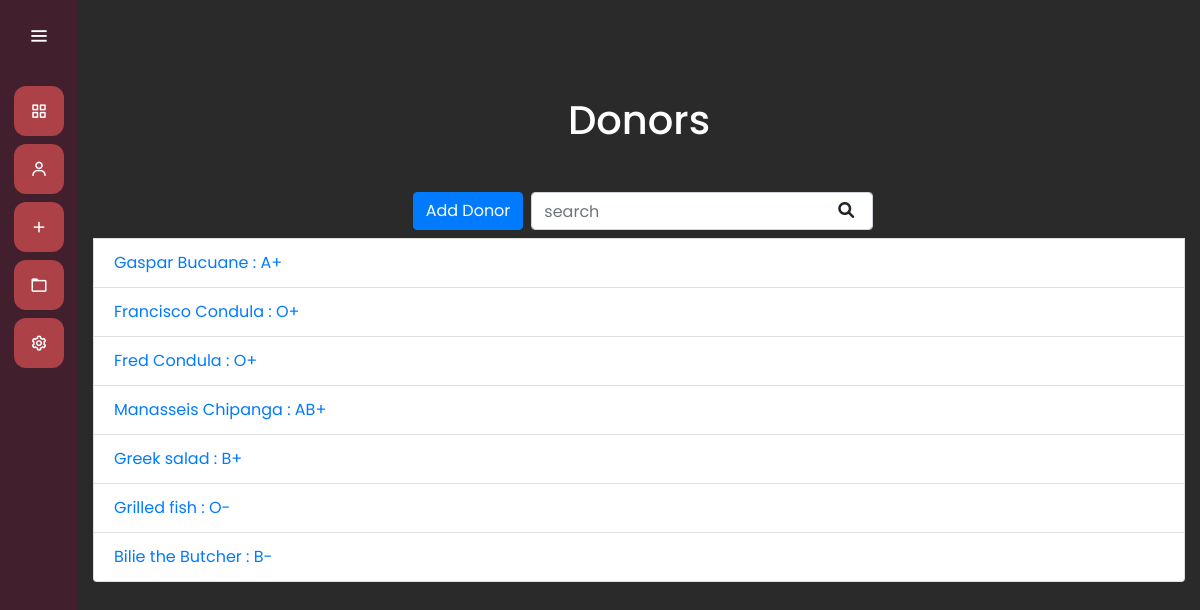
The app's page /donations/list_donations/ with its own data.
### donations/models.py (models this page shows, shortened)
class Donor(models.Model):
    BLOOD_TYPE_CHOICES = [
        ('A+', 'A+'),
        ('A-', 'A-'),
        ('B+', 'B+'),
        ('B-', 'B-'),
        ('AB+', 'AB+'),
        ('AB-', 'AB-'),
        ('O+', 'O+'),
        ('O-', 'O-'),
    ]
    name = models.CharField(max_length=100)
    identification = models.CharField(max_length=100, unique=True, null=True, blank=True)
    blood_type = models.CharField(max_length=3, choices=BLOOD_TYPE_CHOICES)
    birth_day = models.DateField()

### donations/views.py (the view)
# urls.py: path('list_donations/', views.list_donations, name ='list_donation'),
def list_donations(request):
    search = request.GET.get('search')
    donors = Donor.objects.all()
    if search:
        donors = Donor.objects.filter(name__icontains=search)
    else:
        donors = Donor.objects.all()
    return render(request, 'donor_list.html', {
        'donors': donors,
                                               })

### donations/templates/donor_list.html
{% extends "static/base.html" %}
{% load static %}
{% block 'head' %}
    <link rel="stylesheet" href="">
{% endblock %}
{% block 'dashboard' %}
<br>
<br>
<div class="container mt-5">
    <h1 class="text-center mb-4">Donors</h1>
    <ul class="list-group">
        <form method="GET" class="form-inline justify-content-center mt-4 ">
            <span class="ots" ><a class="btn btn-primary mb-2 ml-2 " href="{% url 'donor_create' %}">Add Donor</a></span>
            <div class="form-group mb-2 ml-2">
                <input type="text" class="form-control" placeholder="search" aria-label="Search" name="search" aria-describedby="basic-addon2" value="{{ request.GET.search }}" >
                <button type="submit" class="btn ml-n5">
                    <i  class="fa-solid fa-magnifying-glass "> </i>
                </button>
            </div>
        </form>
        {% for donor in donors %}
        <li class="list-group-item">
            <a href="{% url 'donor_info' donor.identification %}" class="text-decoration-none">
                {{ donor.name }} : {{ donor.blood_type }}
            </a>
        </li>
        {% endfor %}
    </ul>
</div>
{% endblock %}

### templates/static/base.html (shortened to what this page needs)
{% load static %}
<!doctype html>
<html lang="pt-BR">
  <head>
    <link rel="stylesheet" href="https://cdn.jsdelivr.net/npm/bootstrap@4.6.1/dist/css/bootstrap.min.css">
    <link rel="stylesheet" href="{% static 'general/css/base.css' %}">
    <link rel="stylesheet" href="{% static 'general/css/general.css' %}">
    <link href='https://unpkg.com/boxicons@2.0.7/css/boxicons.min.css' rel='stylesheet'>
    <link rel="stylesheet" href="https://cdnjs.cloudflare.com/ajax/libs/font-awesome/6.0.0-beta3/css/all.min.css">
    {% block 'head' %}{% endblock %}
  </head>
  <body>
    <div class="sidebar">
      <div class="logo-details">
          <i class='bx bx-menu' id="btn" ></i>
      </div>
      <ul class="nav-list">
        <li>
          <a href="{% url 'home' %}">
            <i class='bx bx-grid-alt'></i>
          </a>
        </li>
        <li>
        <a href="{% url 'list_donation' %}">
          <i class='bx bx-user' ></i>
        </a>
      </li>
      <li>
        <a href="{% url 'donor_create'%}">
          <i class='bx bx-plus'></i>
        </a>
      </li>
      <li>
        <a href="#">
          <i class='bx bx-folder' ></i>
        </a>
      </li>
      <li>
        <a href="#">
          <i class='bx bx-cog' ></i>
        </a>
      </li>
      </ul>
    </div>
      <section class="home-section">
          {% block 'dashboard'%}
          {% endblock %}
      </section>
  </body>
</html>

### templates/static/general/css/base.css (style rules this page uses)
* { margin: 0; padding: 0; box-sizing: border-box; font-family: "Poppins" , sans-serif; }
.sidebar { position: fixed; left: 0; top: 0; height: 100%; width: 78px; background: var(--dark-color); padding: 6px 14px; z-index: 99; transition: all 0.5s ease; }
.sidebar .logo-details { height: 60px; display: flex; align-items: center; position: relative; }
.sidebar .logo-details #btn { position: absolute; top: 50%; right: 0; transform: translateY(-50%); font-size: 22px; transition: all 0.4s ease; font-size: 23px; text-align: center; cursor: pointer; transition: all 0.5s ease; }
.sidebar i { color: #fff; height: 60px; min-width: 50px; font-size: 28px; text-align: center; line-height: 60px; }
.sidebar .nav-list { margin-top: 20px; height: 100%; }
.sidebar li { position: relative; margin: 8px 0; list-style: none; }
.sidebar li a { display: flex; height: 100%; width: 100%; border-radius: 12px; align-items: center; text-decoration: none; transition: all 0.4s ease; background: var(--main-color); }
.sidebar li i { height: 50px; line-height: 50px; font-size: 18px; border-radius: 12px; }
.home-section { position: relative; min-height: 100vh; top: 0; background: #2A2A2A; left: 78px; color: white; width: calc(100% - 78px); transition: all 0.5s ease; z-index: 2; }

### templates/static/general/css/general.css (style rules this page uses)
:root { --main-color: #ac4147; --dark-color: #411f2d; --light-color: #ffc27f; --contrast-color: #f88863; --differential-color: #ffe29a; }

### records on screen
Donor: name "Gaspar Bucuane", blood_type "A+"
Donor: name "Francisco Condula", blood_type "O+"
Donor: name "Fred Condula", blood_type "O+"
Donor: name "Manasseis Chipanga", blood_type "AB+"
Donor: name "Greek salad", blood_type "B+"
Donor: name "Grilled fish", blood_type "O-"
Donor: name "Bilie the Butcher", blood_type "B-"
